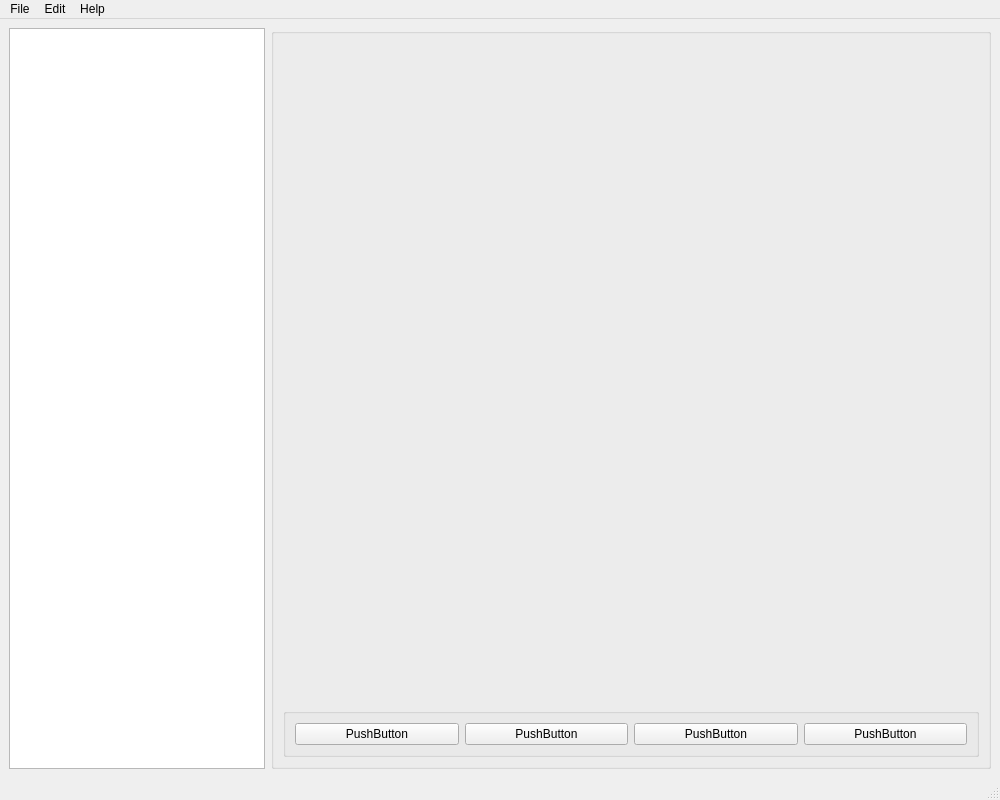
<?xml version="1.0" encoding="UTF-8"?>
<ui version="4.0">
 <class>WorkWindow</class>
 <widget class="QMainWindow" name="WorkWindow">
  <property name="geometry">
   <rect>
    <x>0</x>
    <y>0</y>
    <width>1000</width>
    <height>800</height>
   </rect>
  </property>
  <property name="windowTitle">
   <string>MainWindow</string>
  </property>
  <widget class="QWidget" name="centralwidget">
   <layout class="QHBoxLayout" name="horizontalLayout">
    <item>
     <widget class="QTreeView" name="treeView">
      <property name="sizePolicy">
       <sizepolicy hsizetype="Minimum" vsizetype="Expanding">
        <horstretch>0</horstretch>
        <verstretch>0</verstretch>
       </sizepolicy>
      </property>
     </widget>
    </item>
    <item>
     <widget class="QGroupBox" name="groupBox">
      <property name="sizePolicy">
       <sizepolicy hsizetype="MinimumExpanding" vsizetype="Preferred">
        <horstretch>0</horstretch>
        <verstretch>0</verstretch>
       </sizepolicy>
      </property>
      <property name="title">
       <string/>
      </property>
      <layout class="QVBoxLayout" name="verticalLayout">
       <item>
        <widget class="QCustomPlot" name="plot" native="true">
         <property name="sizePolicy">
          <sizepolicy hsizetype="Preferred" vsizetype="MinimumExpanding">
           <horstretch>0</horstretch>
           <verstretch>0</verstretch>
          </sizepolicy>
         </property>
        </widget>
       </item>
       <item>
        <widget class="QGroupBox" name="viewTabs">
         <property name="sizePolicy">
          <sizepolicy hsizetype="Minimum" vsizetype="Minimum">
           <horstretch>0</horstretch>
           <verstretch>0</verstretch>
          </sizepolicy>
         </property>
         <property name="title">
          <string/>
         </property>
         <layout class="QHBoxLayout" name="horizontalLayout_2">
          <item>
           <widget class="QPushButton" name="pushButton">
            <property name="text">
             <string>PushButton</string>
            </property>
           </widget>
          </item>
          <item>
           <widget class="QPushButton" name="pushButton_2">
            <property name="text">
             <string>PushButton</string>
            </property>
           </widget>
          </item>
          <item>
           <widget class="QPushButton" name="pushButton_3">
            <property name="text">
             <string>PushButton</string>
            </property>
           </widget>
          </item>
          <item>
           <widget class="QPushButton" name="pushButton_4">
            <property name="text">
             <string>PushButton</string>
            </property>
           </widget>
          </item>
         </layout>
        </widget>
       </item>
      </layout>
     </widget>
    </item>
   </layout>
  </widget>
  <widget class="QMenuBar" name="menubar">
   <property name="geometry">
    <rect>
     <x>0</x>
     <y>0</y>
     <width>1000</width>
     <height>22</height>
    </rect>
   </property>
   <widget class="QMenu" name="menuFile">
    <property name="title">
     <string>File</string>
    </property>
    <addaction name="actionOpen_project"/>
   </widget>
   <widget class="QMenu" name="menuEdit">
    <property name="title">
     <string>Edit</string>
    </property>
   </widget>
   <widget class="QMenu" name="menuHelp">
    <property name="title">
     <string>Help</string>
    </property>
   </widget>
   <addaction name="menuFile"/>
   <addaction name="menuEdit"/>
   <addaction name="menuHelp"/>
  </widget>
  <widget class="QStatusBar" name="statusbar"/>
  <action name="actionNew_project">
   <property name="text">
    <string>New project</string>
   </property>
  </action>
  <action name="actionOpen_project">
   <property name="text">
    <string>Open project</string>
   </property>
  </action>
 </widget>
 <customwidgets>
  <customwidget>
   <class>QCustomPlot</class>
   <extends>QWidget</extends>
   <header>qcustomplot.h</header>
   <container>1</container>
  </customwidget>
 </customwidgets>
 <resources/>
 <connections/>
</ui>
